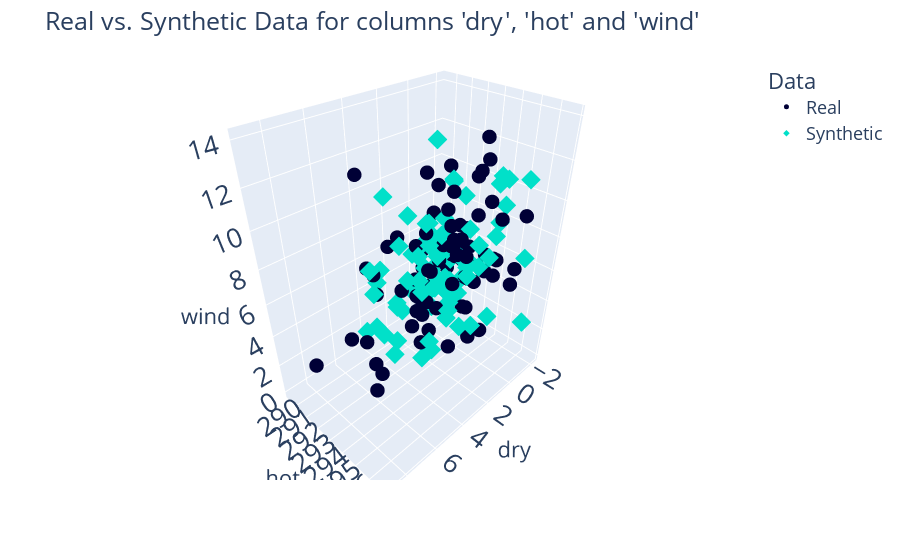

Notebook cell for this chart:
### Code cell
compare_3d(df.iloc[:,1:], synthetic_data)
